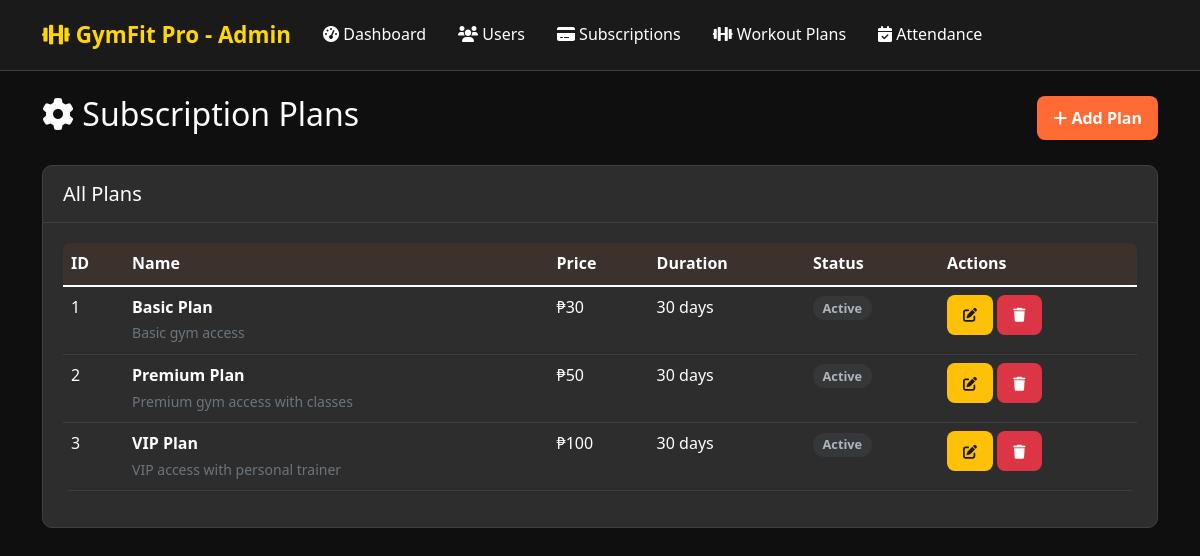
/admin/subscription-plans.php (signed in), run on the app's committed database.
### tables this page shows
CREATE TABLE subscription_plans (
    id INT AUTO_INCREMENT PRIMARY KEY,
    name VARCHAR(100) NOT NULL,
    description TEXT,
    price DECIMAL(10,2) NOT NULL,
    duration_days INT NOT NULL,
    features TEXT,
    status ENUM('active', 'inactive') DEFAULT 'active',
    created_at TIMESTAMP DEFAULT CURRENT_TIMESTAMP,
    updated_at TIMESTAMP DEFAULT CURRENT_TIMESTAMP ON UPDATE CURRENT_TIMESTAMP
);

### admin/subscription-plans.php (the view, shortened to what this page needs)
<?php
require_once '../includes/Database.php';
require_once '../includes/auth.php';
$database = new Database();
$db = $database->getConnection();
$stmt = $db->prepare("SELECT * FROM subscription_plans ORDER BY created_at DESC");
$stmt->execute();
$plans = $stmt->fetchAll(PDO::FETCH_ASSOC);
?>
<!DOCTYPE html>
<html lang="en">
<head>
    <link href="https://cdn.jsdelivr.net/npm/bootstrap@5.1.3/dist/css/bootstrap.min.css" rel="stylesheet">
    <link href="https://cdnjs.cloudflare.com/ajax/libs/font-awesome/6.0.0/css/all.min.css" rel="stylesheet">
    <link href="../assets/css/style.css" rel="stylesheet">
</head>
<body>
    <nav class="navbar navbar-expand-lg navbar-dark">
        <div class="container">
            <a class="navbar-brand" href="dashboard.php">
                <i class="fas fa-dumbbell"></i> GymFit Pro - Admin
            </a>
            <div class="collapse navbar-collapse">
                <ul class="navbar-nav me-auto">
                    <li class="nav-item"><a class="nav-link" href="dashboard.php"><i class="fas fa-tachometer-alt"></i> Dashboard</a></li>
                    <li class="nav-item"><a class="nav-link" href="users.php"><i class="fas fa-users"></i> Users</a></li>
                    <li class="nav-item"><a class="nav-link active" href="subscriptions.php"><i class="fas fa-credit-card"></i> Subscriptions</a></li>
                    <li class="nav-item"><a class="nav-link" href="workout-plans.php"><i class="fas fa-dumbbell"></i> Workout Plans</a></li>
                    <li class="nav-item"><a class="nav-link" href="attendance.php"><i class="fas fa-calendar-check"></i> Attendance</a></li>
                </ul>
            </div>
        </div>
    </nav>
    <div class="container mt-4">
        <div class="d-flex justify-content-between align-items-center mb-4">
            <h2><i class="fas fa-cog"></i> Subscription Plans</h2>
            <button class="btn btn-primary" data-bs-toggle="modal" data-bs-target="#planModal">
                <i class="fas fa-plus"></i> Add Plan
            </button>
        </div>
        <div class="card">
            <div class="card-header"><h5 class="mb-0">All Plans</h5></div>
            <div class="card-body">
                <div class="table-responsive">
                    <table class="table table-hover">
                        <thead>
                            <tr>
                                <th>ID</th>
                                <th>Name</th>
                                <th>Price</th>
                                <th>Duration</th>
                                <th>Status</th>
                                <th>Actions</th>
                            </tr>
                        </thead>
                        <tbody>
                            <?php foreach ($plans as $p): ?>
                                <tr>
                                    <td><?php echo $p['id']; ?></td>
                                    <td>
                                        <strong><?php echo $p['name']; ?></strong><br>
                                        <small class="text-muted"><?php echo substr($p['description'], 0, 60); ?></small>
                                    </td>
                                    <td><?php echo formatCurrency($p['price']); ?></td>
                                    <td><?php echo $p['duration_days']; ?> days</td>
                                    <td><?php echo getStatusBadge($p['status']); ?></td>
                                    <td>
                                        <button class="btn btn-warning btn-sm" onclick='editPlan(<?php echo json_encode($p); ?>)'>
                                            <i class="fas fa-edit"></i>
                                        </button>
                                        <a class="btn btn-danger btn-sm" href="subscription-plans.php?delete=<?php echo $p['id']; ?>" onclick="return confirm('Delete this plan?')">
                                            <i class="fas fa-trash"></i>
                                        </a>
                                    </td>
                                </tr>
                            <?php endforeach; ?>
                        </tbody>
                    </table>
                </div>
            </div>
        </div>
    </div>
</body>
</html>

### includes/auth.php (shortened to what this page needs)
<?php
function formatCurrency($amount) {
    return '₱' . number_format((float)$amount, 0);
}
function getStatusBadge($status) {
    $badges = [
        'active' => '<span class="badge badge-success">Active</span>',
        'inactive' => '<span class="badge badge-secondary">Inactive</span>',
        'pending' => '<span class="badge badge-warning">Pending</span>',
        'expired' => '<span class="badge badge-danger">Expired</span>',
        'cancelled' => '<span class="badge badge-dark">Cancelled</span>',
        'paid' => '<span class="badge badge-success">Paid</span>',
        'failed' => '<span class="badge badge-danger">Failed</span>'
    ];
    return $badges[$status] ?? '<span class="badge badge-secondary">' . ucfirst($status) . '</span>';
}

### assets/css/style.css (style rules this page uses)
:root { --primary-orange: #ff6b35; --secondary-orange: #ff8c42; --dark-orange: #e55a2b; --gold: #ffd700; --dark-gold: #b8860b; --dark-bg: #1a1a1a; --darker-bg: #0f0f0f; --card-bg: #2d2d2d; --text-light: #ffffff; --text-muted: #cccccc; --border-color: #404040; --success: #28a745; --warning: #ffc107; --danger: #dc3545; --info: #17a2b8; }
* { margin: 0; padding: 0; box-sizing: border-box; }
body { font-family: 'Segoe UI', Tahoma, Geneva, Verdana, sans-serif; background: var(--darker-bg); color: var(--text-light); min-height: 100vh; line-height: 1.6; }
.navbar { background: var(--dark-bg); border-bottom: 1px solid var(--border-color); box-shadow: none; padding: 0.75rem 0; }
.navbar-brand { font-size: 1.4rem; font-weight: 700; color: var(--gold) !important; }
.navbar-nav .nav-link { color: var(--text-light) !important; font-weight: 500; margin: 0 0.5rem; transition: color 0.2s ease; }
.card { background: var(--card-bg); border: 1px solid var(--border-color); border-radius: 10px; box-shadow: none; transition: border-color 0.2s ease, background-color 0.2s ease; overflow: hidden; }
.card-header { background: transparent; color: var(--text-light); font-weight: 700; border: 0; padding: 1rem 1.25rem; border-bottom: 1px solid var(--border-color); }
.card-body { padding: 1.25rem; }
.btn { border-radius: 8px; font-weight: 600; padding: 0.6rem 1rem; transition: background-color 0.2s ease, color 0.2s ease; border: none; }
.btn-primary { background: var(--primary-orange); color: white; }
.btn-warning { background: var(--warning); color: #1a1a1a; }
.btn-danger { background: var(--danger); color: white; }
.table { color: var(--text-light); background: var(--card-bg); border-radius: 8px; overflow: hidden; }
.table thead th { background: rgba(255, 107, 53, 0.08); color: var(--text-light); border: 0; font-weight: 600; text-transform: none; letter-spacing: 0; }
.table tbody tr { border-bottom: 1px solid var(--border-color); transition: all 0.3s ease; }
.badge { padding: 0.35rem 0.6rem; border-radius: 999px; font-weight: 600; text-transform: none; letter-spacing: 0; font-size: 0.8rem; }
.badge-secondary { background: rgba(108, 117, 125, 0.15); color: #adb5bd; }

### data on the page
subscription_plans: id "1", name "Basic Plan", description "Basic gym access", price "₱30", duration_days "30", status "Active"
subscription_plans: id "2", name "Premium Plan", description "Premium gym access with classes", price "₱50", duration_days "30", status "Active"
subscription_plans: id "3", name "VIP Plan", description "VIP access with personal trainer", price "₱100", duration_days "30", status "Active"
